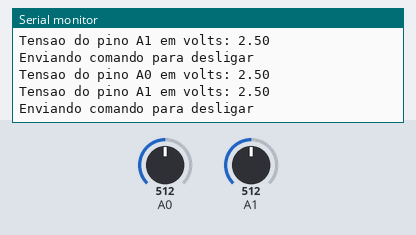
Bench run of a sketch on a simulated Arduino Uno, built with avr-gcc and run on an emulated ATmega328P. Parts: the last lines printed to the serial monitor. The inputs (shaded band) are chosen by the test bench; at power-on: A0 = 512, A1 = 512. No radio packets arrive unless stated.

Above: at 5.9 s.
6.0 s: A0 set to 716
At 10.8 s:
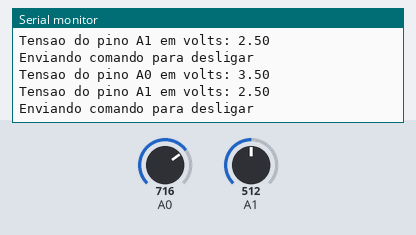
12.0 s: A1 set to 716
At 15.7 s:
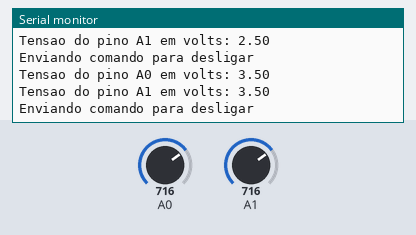
18.0 s: A0 set to 900
At 21.8 s:
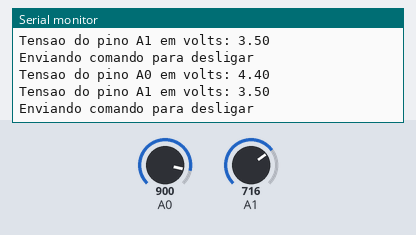
24.0 s: A1 set to 900
At 26.6 s:
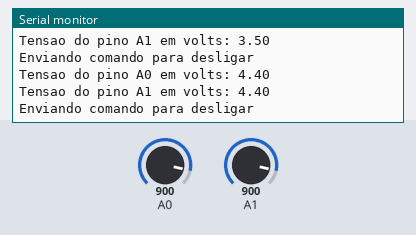
Timing chart, 0 to 28.1 s (numbered marks = the images above; inputs shaded):
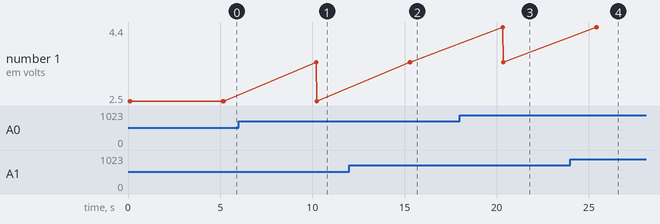

The sketch:

TransmissorSensorAnalog.ino
```cpp
#include <SPI.h>
#include <LoRa.h>

// Definir os pinos utilizados pelo RFM95
const uint8_t sck = 13;   // Pino do clock
const uint8_t miso = 12;  // Pino master in, slave out
const uint8_t mosi = 11;  // Pino master out, slave in
const uint8_t cs = 10;    // Pino chip select
const uint8_t reset = 9;  // Pino chip select
const uint8_t irq = 8;    // Pino chip select

char outgoing[32] = "";  // outgoing message

uint8_t localAddress = 0xA0;  // Endereco deste dispositivo LoRa
uint8_t destination = 0xB0;   // Endereco do dispositivo para enviar a mensagem (0xFF envia para todos devices)
long lastSendTime = 0;        // TimeStamp da ultima mensagem enviada
int interval = 5000;          // Interavalo em ms no envio das mensagens (inicial 5s)

void setup() {
  // Inicializar o barramento SPI
  Serial.begin(9600);
  while (!Serial)
    ;

  SPI.begin();
  SPI.beginTransaction(SPISettings(8E6, MSBFIRST, SPI_MODE0));

  // Configurar o pino NSS (chip select) para o RFM95
  pinMode(cs, OUTPUT);
  digitalWrite(cs, HIGH);  // Desativar o chip select inicialmente

  // Inicializar o módulo LoRa
  LoRa.setPins(cs, reset, irq);  // Substitua 'reset' e 'irq' pelos pinos correspondentes, se necessário

  Serial.println(F("Comunicação LoRa Duplex - Ping&Pong"));
  if (!LoRa.begin(915E6)) {
    Serial.println(F("Erro ao iniciar módulo LoRa. Verifique a conexão dos seus pinos!!"));
    while (true)
      ;
  }

  Serial.println(F("Módulo LoRa iniciado com sucesso!!! 🙂"));
}

void loop() {
  // Lê as tensões dos sensores nas portas analógicas A0 e A1
  float tensao0 = analogRead(A0) * 5.0 / 1023.0;
  float tensao1 = analogRead(A1) * 5.0 / 1023.0;
  Serial.print("Tensao do pino A0 em volts: ");
  Serial.print(tensao0);
  Serial.print("\n");
  Serial.print("Tensao do pino A1 em volts: ");
  Serial.print(tensao1);
  Serial.print("\n");
  // Verifica se as tensões são menores que 0.15
  if (tensao0 < 0.15 && tensao1 < 0.15) {
    LoRa.idle();                // Reativa o chip LoRa após o sleep
    strcpy(outgoing, "ligar");  // Copia o comando "ligar" para o array de caracteres
    sendMessage(outgoing);      // Envia o comando "ligar"
    Serial.println(F("Enviando comando para ligar"));
  } else if (tensao1 > 0.15) {
    LoRa.idle();                   // Reativa o chip LoRa após o sleep
    strcpy(outgoing, "desligar");  // Copia o comando "desligar" para o array de caracteres
    sendMessage(outgoing);         // Envia o comando "desligar"
    Serial.println(F("Enviando comando para desligar"));
  }

  lastSendTime = millis();  // Timestamp da última mensagem

  delay(interval);
  LoRa.sleep();  // Coloca o chip LoRa em modo de baixo consumo
}

// Funcao que envia uma mensagem LoRa
void sendMessage(char* outgoing) {
  LoRa.beginPacket();            // Inicia o pacote da mensagem
  LoRa.write(destination);       // Adiciona o endereco de destino
  LoRa.write(localAddress);      // Adiciona o endereco do remetente
  LoRa.write(strlen(outgoing));  // Tamanho da mensagem em bytes
  LoRa.print(outgoing);          // Vetor da mensagem
  LoRa.endPacket();              // Finaliza o pacote e envia
}
```

Measured:
- after the input at 6.0 s, the serial monitor: prints a new line after 4.2 s (image 1)
- after the input at 12.0 s, the serial monitor: prints a new line after 3.3 s (image 2)
- after the input at 18.0 s, the serial monitor: prints a new line after 2.3 s (image 3)
- after the input at 24.0 s, the serial monitor: prints a new line after 1.4 s (image 4)
